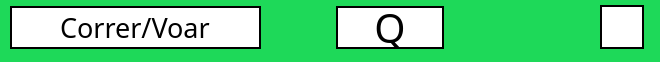
       <widget class="QWidget" name="key5" native="true">
        <property name="sizePolicy">
         <sizepolicy hsizetype="Preferred" vsizetype="Fixed">
          <horstretch>0</horstretch>
          <verstretch>0</verstretch>
         </sizepolicy>
        </property>
        <property name="minimumSize">
         <size>
          <width>0</width>
          <height>55</height>
         </size>
        </property>
        <property name="maximumSize">
         <size>
          <width>16777215</width>
          <height>90</height>
         </size>
        </property>
        <property name="cursor">
         <cursorShape>PointingHandCursor</cursorShape>
        </property>
        <property name="styleSheet">
         <string notr="true">background-color: rgb(30, 217, 89);
</string>
        </property>
        <widget class="QLineEdit" name="game_command5">
         <property name="geometry">
          <rect>
           <x>10</x>
           <y>6</y>
           <width>251</width>
           <height>43</height>
          </rect>
         </property>
         <property name="sizePolicy">
          <sizepolicy hsizetype="Expanding" vsizetype="Preferred">
           <horstretch>0</horstretch>
           <verstretch>0</verstretch>
          </sizepolicy>
         </property>
         <property name="minimumSize">
          <size>
           <width>0</width>
           <height>43</height>
          </size>
         </property>
         <property name="maximumSize">
          <size>
           <width>16777215</width>
           <height>16777215</height>
          </size>
         </property>
         <property name="font">
          <font>
           <family>Berlin Sans FB</family>
           <pointsize>20</pointsize>
           <weight>50</weight>
           <bold>false</bold>
          </font>
         </property>
         <property name="styleSheet">
          <string notr="true">background-color: rgb(255, 255, 255);
color: rgb(0, 0, 0);
border-style: solid;
border-width: 2px;
border-color: black;</string>
         </property>
         <property name="inputMask">
          <string notr="true"/>
         </property>
         <property name="text">
          <string>Correr/Voar</string>
         </property>
         <property name="maxLength">
          <number>16</number>
         </property>
         <property name="alignment">
          <set>Qt::AlignCenter</set>
         </property>
        </widget>
        <widget class="QLabel" name="key_5_name">
         <property name="geometry">
          <rect>
           <x>336</x>
           <y>6</y>
           <width>108</width>
           <height>43</height>
          </rect>
         </property>
         <property name="font">
          <font>
           <family>Berlin Sans FB</family>
           <pointsize>30</pointsize>
          </font>
         </property>
         <property name="styleSheet">
          <string notr="true">background-color: rgb(255, 255, 255);
border-style: solid;
border-width: 2px;
border-color: black;</string>
         </property>
         <property name="text">
          <string>Q</string>
         </property>
         <property name="alignment">
          <set>Qt::AlignCenter</set>
         </property>
        </widget>
        <widget class="QCheckBox" name="checkBox_Q">
         <property name="geometry">
          <rect>
           <x>600</x>
           <y>2</y>
           <width>51</width>
           <height>51</height>
          </rect>
         </property>
         <property name="styleSheet">
          <string notr="true">QCheckBox::indicator {
     width: 40px;
     height: 40px;
	border-style: solid;
    border-width: 2px;
    border-color: black;
}

QCheckBox::indicator:checked {
  background-color: rgb(7, 113, 240);
}
QCheckBox::indicator:unchecked {
    background-color: rgb(255, 255, 255);
}
</string>
         </property>
         <property name="text">
          <string/>
         </property>
         <property name="iconSize">
          <size>
           <width>23</width>
           <height>28</height>
          </size>
         </property>
         <property name="checkable">
          <bool>true</bool>
         </property>
        </widget>
       </widget>
